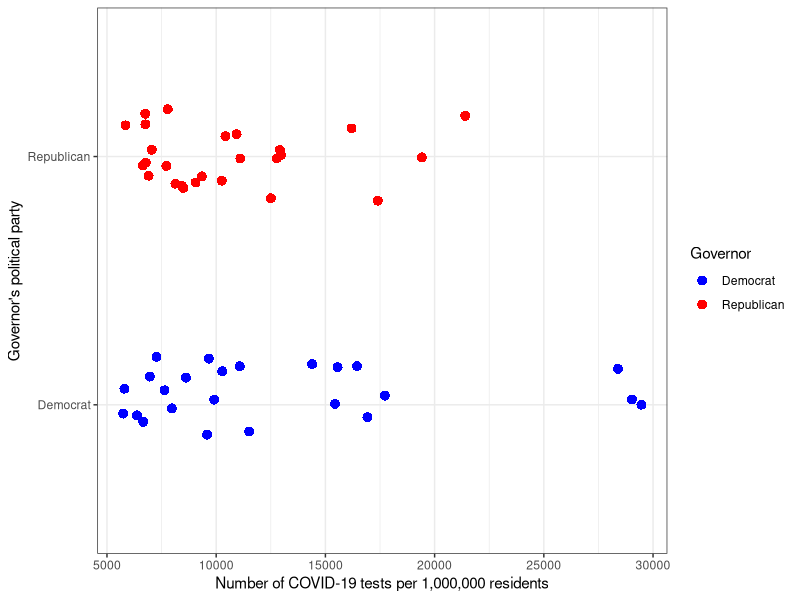
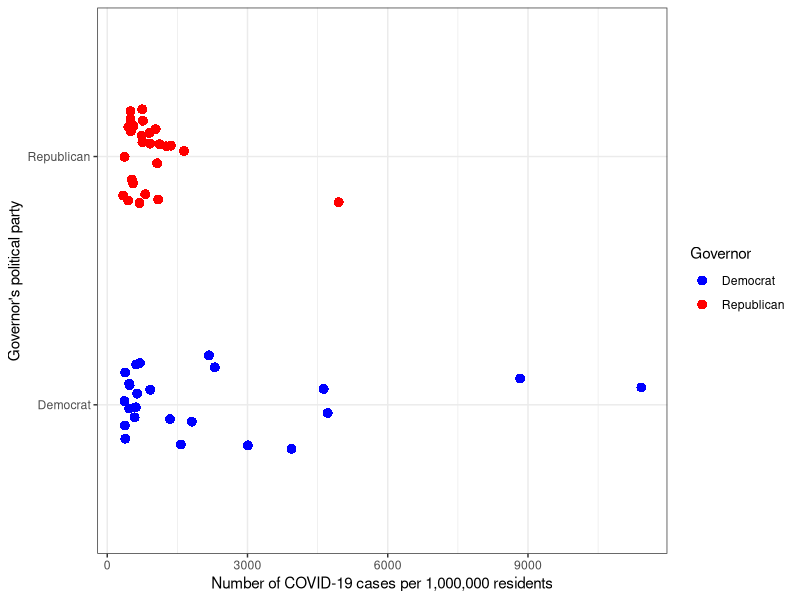
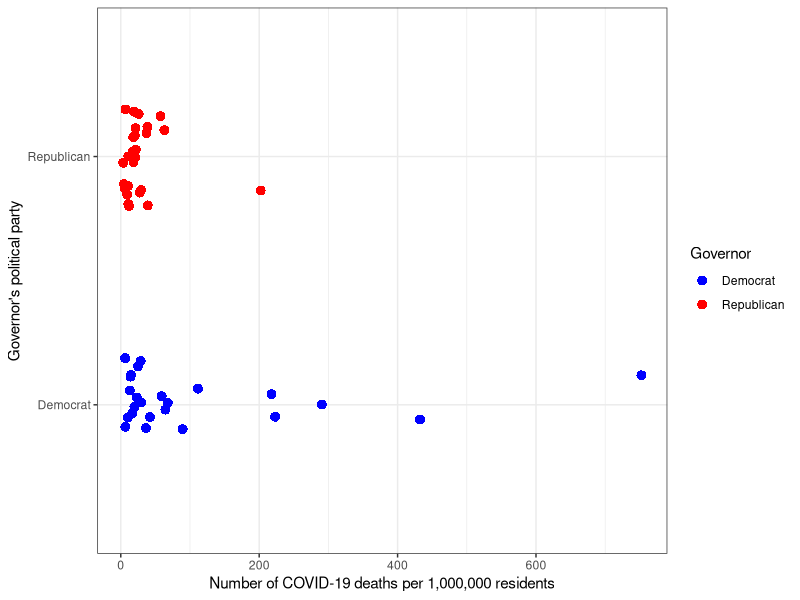
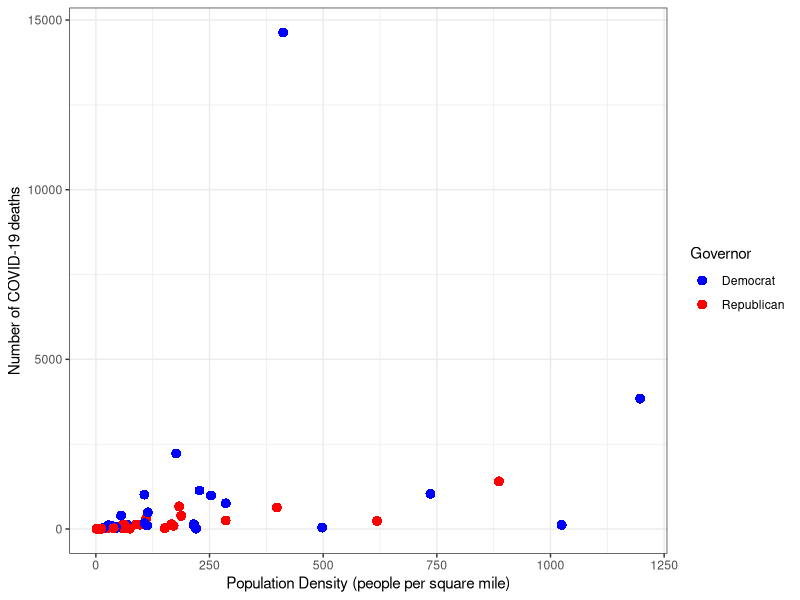

Recreate these plots in R, in order.
## ---- chunk 1
library(tidyverse)
library(readxl)
knitr::opts_chunk$set(echo = TRUE)
## ---- chunk 2
# Loading data from Excel spreadsheet with web-derived values
myData <- read_xlsx("COVID19_data.xlsx")

# Calculating average population density per state (people per square mile)
myData$Population.Density <- myData$Population/myData$Area

# Calculating normalized testing value (tests per million people)
myData$Tests.Norm <- myData$Tests/myData$Population*1000000

# Calculating normalized cases (cases per million people)
myData$Cases.Norm <- myData$Cases/myData$Population*1000000

# Calculating normalized deaths (deaths per million people)
myData$Deaths.Norm <- myData$Deaths/myData$Population*1000000

## ---- chunk 3
case.table <- myData %>% 
	group_by(Governor) %>% 
	summarise(Cases = sum(Cases))
knitr::kable(case.table)
## ---- chunk 4
knitr::kable(myData %>% 
  group_by(Governor) %>% 
  summarise(Deaths = sum(Deaths)))
## ---- chunk 5
knitr::kable(myData %>% 
  group_by(Governor) %>% 
  summarise(Tests = sum(Tests)))
## ---- chunk 6
# Stripchart comparing COVID-19 tests
my_palette <- c('blue','red')
ggplot(myData, aes(x=Governor, y=Tests.Norm, col=Governor)) +
	geom_jitter(position=position_jitter(0.2), shape=16, size=3) +
	scale_color_manual(values = my_palette) +
	ylab("Number of COVID-19 tests per 1,000,000 residents") +
	xlab("Governor's political party") +
	coord_flip() + 
	theme_bw()
## ---- chunk 7
# Stripchart comparing COVID-19 cases
my_palette <- c('blue','red')
ggplot(myData, aes(x=Governor, y=Cases.Norm, col=Governor)) +
	geom_jitter(position=position_jitter(0.2), shape=16, size=3) +
	scale_color_manual(values = my_palette) +
	ylab("Number of COVID-19 cases per 1,000,000 residents") +
	xlab("Governor's political party") +
	coord_flip() + 
	theme_bw()
## ---- chunk 8
# Stripchart comparing COVID-19 deaths
my_palette <- c('blue','red')
ggplot(myData, aes(x=Governor, y=Deaths.Norm, col=Governor)) +
	geom_jitter(position=position_jitter(0.2), shape=16, size=3) +
	scale_color_manual(values = my_palette) +
	ylab("Number of COVID-19 deaths per 1,000,000 residents") +
	xlab("Governor's political party") +
	coord_flip() + 
	theme_bw()
## ---- chunk 9
# Stripchart comparing COVID-19 deaths
my_palette <- c('blue','red')
ggplot(myData, aes(x=Population.Density, y=Deaths, col=Governor)) +
	geom_point(shape=16, size=3) +
	scale_color_manual(values = my_palette) +
	ylab("Number of COVID-19 deaths") +
	xlab("Population Density (people per square mile)") +
	theme_bw()
